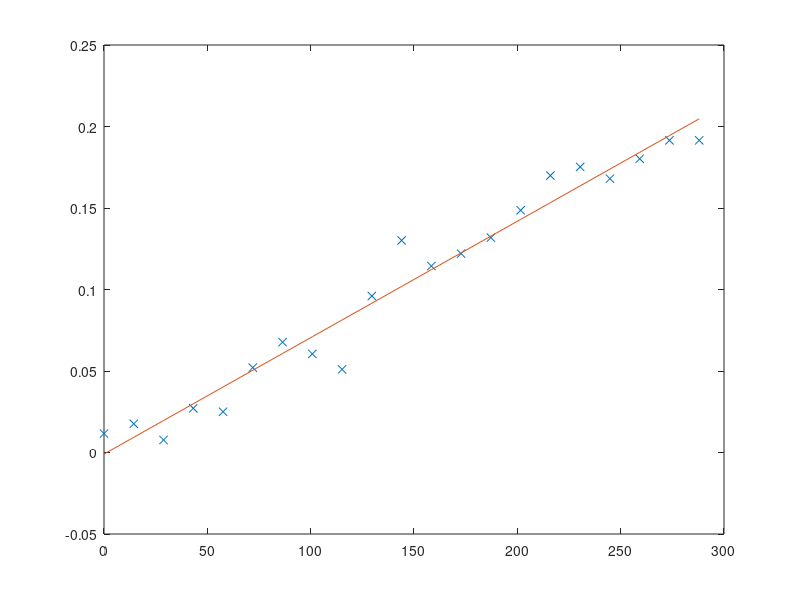

MATLAB code to generate this figure:
pos100=(0:0.05:1)*288;

k100e=[   0.0116
    0.0176
    0.0077
    0.0271
    0.0250
    0.0521
    0.0677
    0.0605
    0.0510
    0.0960
    0.1301
    0.1144
    0.1220
    0.1318
    0.1486
    0.1699
    0.1752
    0.1680
    0.1802
    0.1915
    0.1915];

% pos100 -> eixo x (instante)
% k100e  -> eixo y (saida)
%{
X -> matriz
x -> valores no eixo x
y -> valores no eixo y
y_vetor = X * theta_vetor
|y1| = | 1 x1 | * |theta1|
|y2|   | 1 x2 |   |theta2|
|y3|   | 1 x3 |
...       ...
|yn|   | 1 xn |

theta_vetor = (X_t * X)^-1 * X_t * y
theta_vetor = |theta1|
              |theta2|

y_mq = theta1 + theta2 * x

%}
x1 = ones(21,1); %(vetor coluna)

X = [x1 pos100']; % pos100-> transforma em vetor coluna

y = k100e; % (vetor coluna)

% ' = transposto
Theta = inv(X'*X)*X'*y; % theta_vetor = (X_t * X)^-1 * X_t * y

y_mq = Theta(1) + Theta(2)*pos100; % y_mq = theta1 + theta2 * x

plot(pos100,y,'x', pos100,y_mq)

